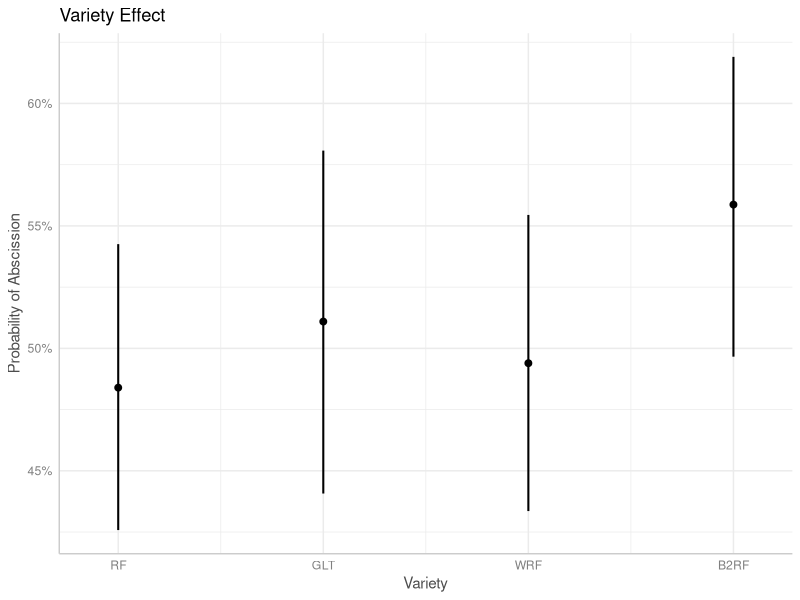
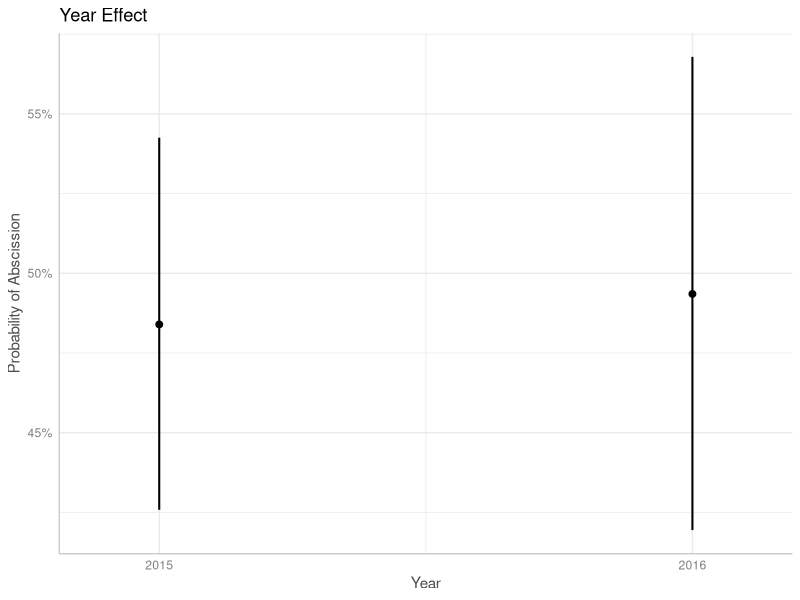
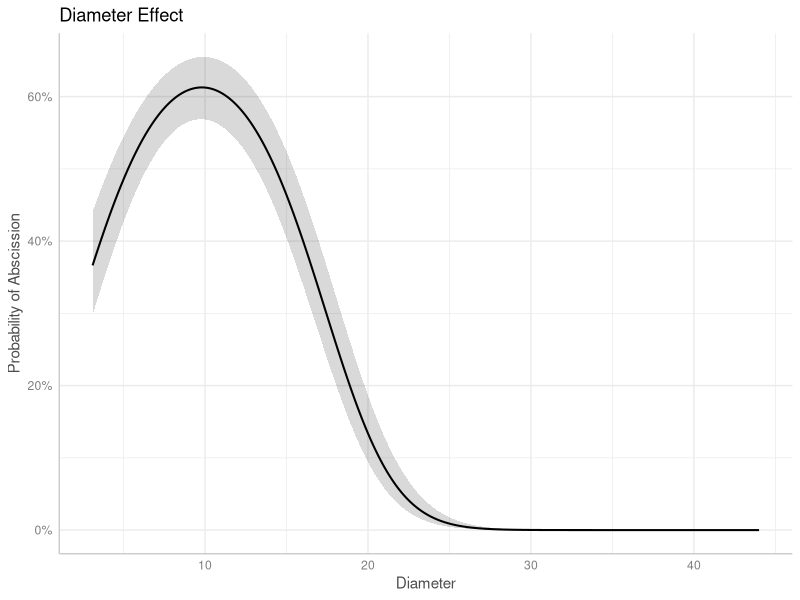

Source code (R) for these figures, in order: (Note: this script raises an error after producing the figures.)
## ---- chunk 1
library(tidyverse)
library(caret)
library(ggeffects)
knitr::opts_chunk$set(echo = TRUE, warning = FALSE)
## ---- chunk 2
trainPlot <- read_csv('../Data/train.csv') %>%
  filter(diameter > 0 & diameter < 3000) %>%
  mutate(var = factor(var, levels = c("RF", "GLT", "WRF", "B2RF")),
         rep = as.factor(rep),
         year = as.factor(year),
         abscissed = as.factor(abscissed))

logPlot <- glm(
  abscissed ~ rep + var + year + diameter + sepal + bract + bollWall + ovaryParsedCount + ovaryHolesSum + 
    var:year + var:diameter + var:sepal + var:bract + var:bollWall + 
    diameter:bract + diameter:bollWall + diameter:ovaryHolesSum + 
    I(diameter^2) + I(bract^2) + I(bollWall^2) + I(ovaryHolesSum^2),
  data = trainPlot,
  family = "binomial"
)
summary(logPlot)
## ---- chunk 3
# variety
ggpredict(logPlot, terms = "var") %>% plot() +
  labs(x = "Variety", y = "Probability of Abscission",
       title = "Variety Effect")

# year
ggpredict(logPlot, terms = "year") %>% plot() +
  labs(x = "Year", y = "Probability of Abscission",
       title = "Year Effect")
# diameter
ggpredict(logPlot, terms = "diameter") %>% plot() +
  labs(x = "Diameter", y = "Probability of Abscission",
       title = "Diameter Effect")

# sepal
ggpredict(logPlot, terms = "sepal") %>% plot(add.data = TRUE) +
  labs(x = "Sepal", y = "Probability of Abscission",
       title = "Sepal Effect")

# bract
ggpredict(logPlot, terms = "bract") %>% plot(add.data = TRUE) +
  labs(x = "Bract", y = "Probability of Abscission",
       title = "Bract Effect")

# bollWall
ggpredict(logPlot, terms = "bollWall") %>% plot(add.data = TRUE) +
  labs(x = "Boll Wall", y = "Probability of Abscission",
       title = "Boll Wall Effect")

# ovaryHolesSum
ggpredict(logPlot, terms = "ovaryHolesSum") %>% plot(add.data = TRUE) +
  labs(x = "Ovary Holes Sum", y = "Probability of Abscission",
       title = "Ovary Holes Sum Effect")

# ovaryParsedCount
ggpredict(logPlot, terms = "ovaryParsedCount") %>% plot() +
  labs(x = "Num. Ovary Holes", y = "Probability of Abscission",
       title = "Number of Ovary Holes Effect")
## ---- chunk 4
# variety by year
ggpredict(logPlot, c("year", "var")) %>% plot() + 
  labs(x = "Year", y = "Probability of Abscission", 
       title = "Predicted Probability of Abscission", subtitle = "Variety by Year", 
       colour = "Variety")

# variety by diameter
ggpredict(logPlot, c("diameter", "var")) %>% plot(ci = FALSE) + 
  labs(x = "Diameter", y = "Probability of Abscission", 
       title = "Predicted Probability of Abscission", subtitle = "Variety by Diameter", 
       colour = "Variety")

# variety by sepal
ggpredict(logPlot, c("sepal", "var")) %>% plot(facet = TRUE, add.data = TRUE) + 
  labs(x = "Sepal", y = "Probability of Abscission", 
       title = "Predicted Probability of Abscission", subtitle = "Variety by Sepal", 
       colour = "Variety")

# variety by bract
ggpredict(logPlot, c("bract", "var")) %>% plot(facet = TRUE, add.data = TRUE) + 
  labs(x = "Bract", y = "Probability of Abscission", 
       title = "Predicted Probability of Abscission", subtitle = "Variety by Bract", 
       colour = "Variety") #+ scale_x_continuous(limits = c(0, 300))

# variety by bollWall
ggpredict(logPlot, c("bollWall", "var")) %>% plot(facet = TRUE, add.data = TRUE) +
  labs(x = "Boll Wall", y = "Probability of Abscission", 
       title = "Predicted Probability of Abscission", subtitle = "Variety by Boll Wall", 
       colour = "Variety") #+ scale_x_continuous(limits = c(0, 100))

## ---- chunk 5
# diameter by bract
ggpredict(logPlot, c("bract", "diameter [5,15,25,35]")) %>% plot(ci = FALSE, add.data = TRUE) + 
  labs(x = "Bract", y = "Probability of Abscission", 
       title = "Predicted Probability of Abscission", subtitle = "Diameter by Bract", 
       colour = "Diameter")

# diameter by bollWall
ggpredict(logPlot, c("bollWall", "diameter [5,15,20,25,35]")) %>% plot(add.data = TRUE) + 
  labs(x = "Boll Wall", y = "Probability of Abscission", 
       title = "Predicted Probability of Abscission", subtitle = "Diameter by Boll Wall", 
       colour = "Diameter")

# diameter by ovaryHolesSum
ggpredict(logPlot, c("ovaryHolesSum", "diameter [5,15,20,25,35]")) %>% plot(ci = FALSE) + 
  labs(x = "Ovary Holes Sum", y = "Probability of Abscission", 
       title = "Predicted Probability of Abscission", subtitle = "Diameter by Ovary Holes Sum", 
       colour = "Diameter") + scale_x_continuous(limits = c(0, 15))
